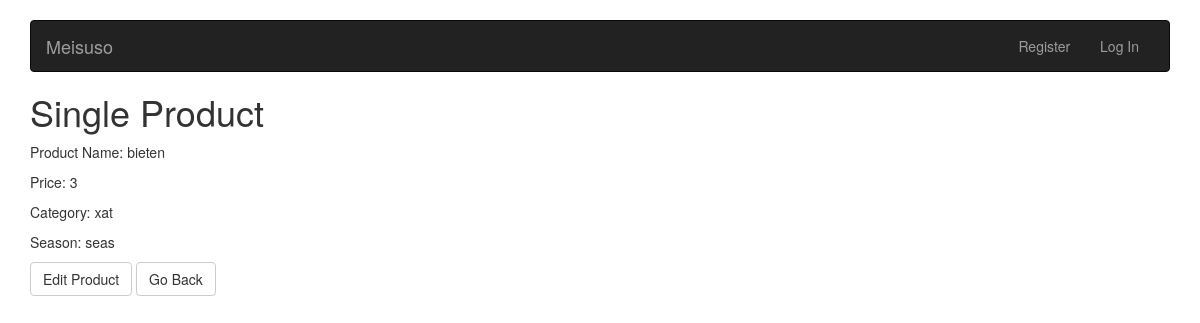
The app's page /product_detail/1/ with its own data.
### accounts/models.py (models this page shows, shortened)
class Product(models.Model):
    author = models.ForeignKey(User, on_delete=models.CASCADE, null=True, editable=False)
    product_name = models.CharField(max_length=100, default = '')
    price = models.IntegerField(default = 0)
    CAT = (
        ('F', 'Fruit'),
        ('V', 'Vegetable'),
    )
    category = models.CharField(max_length=1, choices=CAT, default = '')
    season = models.CharField(max_length=100, default = '')
    description = models.CharField(max_length=100, default = '')
    unit = models.CharField(max_length=100, default = '')

### accounts/views.py (the view)
# urls.py: path('product_detail/<int:pk>/', views.ProductDetailView.as_view(), name='product-detail'),
class ProductDetailView(DetailView):
    model = Product

### accounts/templates/accounts/product_detail.html (shortened to what this page needs)
{% extends 'base.html' %}
{%block body%}
<h1>Single Product</h1>
<p>Product Name: {{product.product_name}}</p>
<p>Price: {{product.price}}</p>
<p>Category: {{product.category}}</p>
<p>Season: {{product.season}}</p>
<a href="/account/profile/edit" class="btn btn-default" role="button">Edit Product</a>
<button class="btn btn-default" onclick="goBack()">Go Back</button>
{%endblock%}

### records on screen
Product: product_name "bieten", price "3", category "xat", season "seas"
